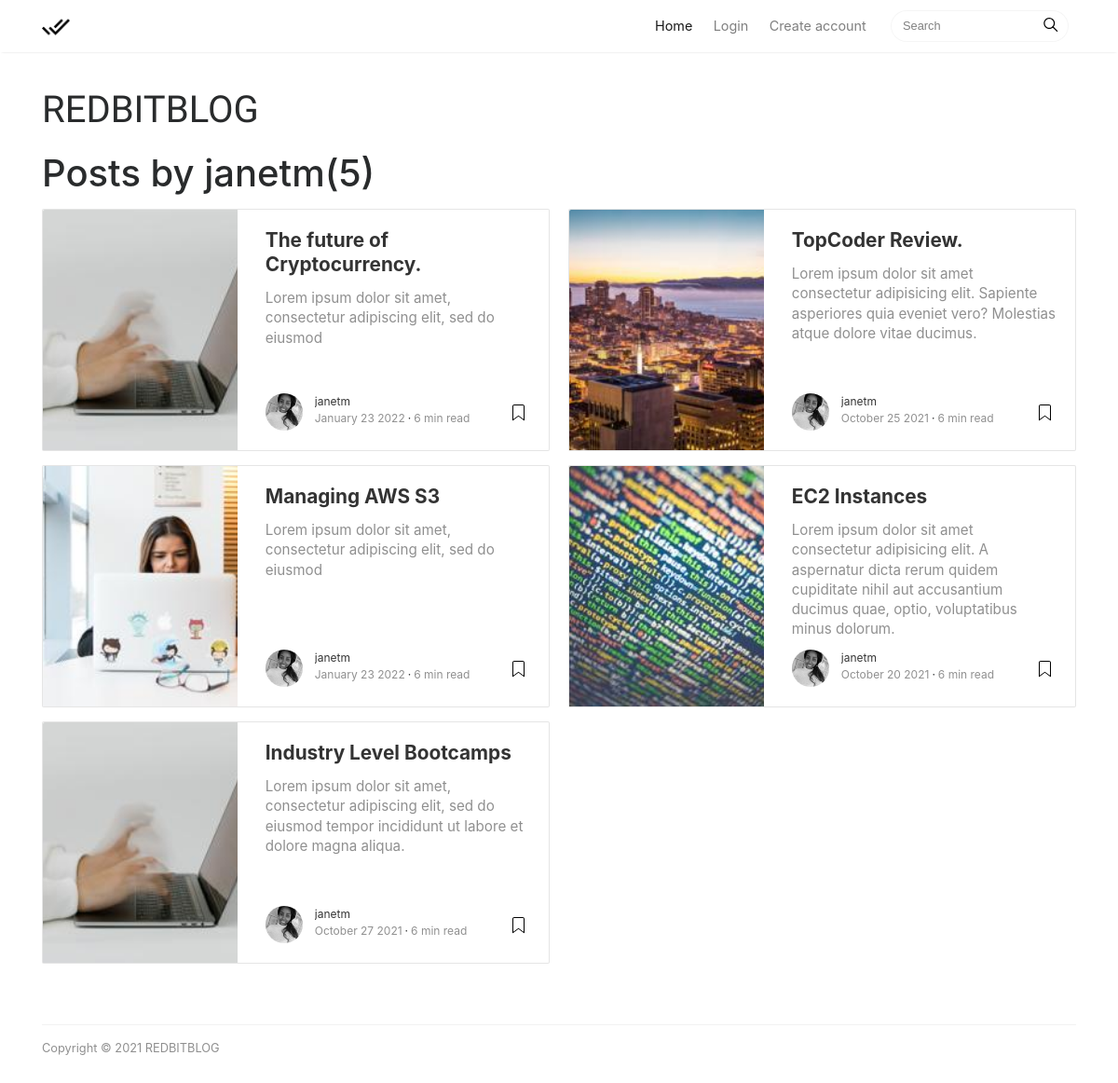
Page /user/janetm on the committed database.
### blog/models.py (models this page shows, shortened)
class Post(models.Model):
    title = models.CharField(max_length=100)
    picture = models.ImageField(
        default='default-img.jpg', upload_to='profile_pics')
    overview = models.CharField(max_length=100, null=True)
    content = models.TextField()
    date = models.DateTimeField(default=timezone.now)
    author = models.ForeignKey(
        User, on_delete=models.CASCADE)

### users/models.py (models this page shows, shortened)
class Profile(models.Model):
    user = models.OneToOneField(User, on_delete=models.CASCADE)
    image = models.ImageField(default='default.jpg', upload_to='profile_pics')

### blog/views.py (the view)
class UserPostListView(ListView):
    model = Post
    template_name = 'blog/user_posts.html'  # <app>/<model>_<viewtype>.html
    context_object_name = 'posts'
    ordering = ['-date']
    paginate_by = 5
    def get_queryset(self):
        user = get_object_or_404(User, username=self.kwargs.get('username'))
        return Post.objects.filter(author=user).order_by('-date')

### blog/templates/blog/user_posts.html (shortened to what this page needs)
{%extends 'blog/base.html'%}
{%block content%}
    <h1 class= "mb-3">Posts by {{view.kwargs.username}}({{page_obj.paginator.count}})</h1>
    <div class="card-columns listfeaturedtag">
        {%for post in posts%}
        <div class="card">
            <div class="row">
                <div class="col-md-5 wrapthumbnail">
                    <a href="{%url 'post-detail' post.id%}">
                        <div class="thumbnail" style="background-image:url({{post.picture.url}});">
                        </div>
                    </a>
                </div>
                <div class="col-md-7">
                    <div class="card-block">
                        <h2 class="card-title"><a href="{%url 'post-detail' post.id%}">{{post.title}}</a></h2>
                        <h4 class="card-text">{{post.content}}</h4>
                        <div class="metafooter">
                            <div class="wrapfooter">
                                <span class="meta-footer-thumb">
                                    <a href="{%url 'user-posts' post.author.username%}"><img class="author-thumb"
                                            src="{{post.author.profile.image.url}}" alt="{{post.author}}"></a>
                                </span>
                                <span class="author-meta">
                                    <span class="post-name"><a
                                            href="{%url 'user-posts' post.author.username%}">{{post.author}}</a></span><br />
                                    <span class="post-date">{{post.date|date:'F d Y'}}</span><span class="dot"></span><span
                                        class="post-read">6 min read</span>
                                </span>
                                <span class="post-read-more"><a href="{%url 'user-posts' post.author.username%}"
                                        title="Read Story"></a></span>
                            </div>
                        </div>
                    </div>
                </div>
            </div>
        </div>
        {%endfor%}
    </div>
{%endblock content%}

### blog/static/blog/mediumish.css (style rules this page uses)
body { padding-top:5rem; }
a { color:#00ab6b; }
a,a:hover { transition:all 0.2s; }
@media (min-width:576px) { .card-columns.listfeaturedtag { -webkit-column-count:2; -moz-column-count:2; column-count:2; } }
.card-columns .card { margin-bottom:20px; }
.listfeaturedtag .wrapthumbnail { height:258px; flex:0 0 auto; }
.listfeaturedtag .card { border:1px solid rgba(0,0,0,.1); border-radius:2px; height:260px; padding-left:0; margin-bottom:15px; }
.listfeaturedtag .thumbnail { background-size:cover; height:100%; display:block; background-position:38% 22% !important; background-origin:border-box!important; border-top-left-radius:2px; }
.listfeaturedtag .card-block { padding-left:0; }
.listfeaturedtag h2.card-title,.listrecent h2.card-title { font-size:1.3rem; font-weight:700; line-height: 1.25; }
.listfeaturedtag h2.card-title a,.listrecent h2.card-title a { color:rgba(0,0,0,.8); }
.listfeaturedtag h4.card-text,.listrecent h4.card-text { color:rgba(0,0,0,.44); font-size:0.95rem; line-height:1.4; font-weight:400; }
.listfeaturedtag .wrapfooter { position:absolute; bottom:20px; font-size:12px; display:block; width:85%; }
.author-thumb { width:40px; height:40px; float:left; margin-right:13px; border-radius:100%; }
.author-meta { flex:1 1 auto; white-space:nowrap!important; text-overflow:ellipsis!important; overflow:hidden!important; }
span.post-name,span.post-date,span.author-meta { display:inline-block; }
span.post-date,span.post-read { color:rgba(0,0,0,.44); }
span.post-read-more { align-items:center; display:inline-block; float:right; margin-top:8px; }
span.post-read-more a { color:rgba(0,0,0,.44); }
span.post-name a,span.post-read-more a:hover { color:rgba(0,0,0,.8); }
.dot:after { content:"·"; margin-left:3px; margin-right:3px; }
.card { border-radius:4px; }

### rows in the picture
Post: picture (picture), title "The future of Cryptocurrency.", content "Lorem ipsum dolor sit amet, consectetur adipiscing elit, sed do eiusmod", author.profile.image (picture), author "janetm", date "January 23 2022"
Post: picture (picture), title "Managing AWS S3", content "Lorem ipsum dolor sit amet, consectetur adipiscing elit, sed do eiusmod", author.profile.image (picture), author "janetm", date "January 23 2022"
Post: picture (picture), title "Industry Level Bootcamps", content "Lorem ipsum dolor sit amet, consectetur adipiscing elit, sed do eiusmod tempor incididunt ut labore et dolore magna aliqua.", author.profile.image (picture), author "janetm", date "October 27 2021"
Post: picture (placeholder picture), title "TopCoder Review.", content "Lorem ipsum dolor sit amet consectetur adipisicing elit. Sapiente asperiores quia eveniet vero? Molestias atque dolore vitae ducimus.", author.profile.image (picture), author "janetm", date "October 25 2021"
Post: picture (picture), title "EC2 Instances", content "Lorem ipsum dolor sit amet consectetur adipisicing elit. A aspernatur dicta rerum quidem cupiditate nihil aut accusantium ducimus quae, optio, voluptatibus minus dolorum.", author.profile.image (picture), author "janetm", date "October 20 2021"

### other values in the picture
{{ view.kwargs.username }} "janetm"
{{ page_obj.paginator.count }} "5"
